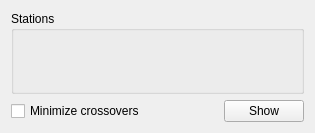
<?xml version="1.0" encoding="UTF-8"?>
<ui version="4.0">
 <class>RoutesWidget</class>
 <widget class="QWidget" name="RoutesWidget">
  <property name="geometry">
   <rect>
    <x>0</x>
    <y>0</y>
    <width>315</width>
    <height>133</height>
   </rect>
  </property>
  <layout class="QVBoxLayout" name="verticalLayout_2">
   <item>
    <widget class="QGroupBox" name="stationsGroupBox">
     <property name="sizePolicy">
      <sizepolicy hsizetype="Preferred" vsizetype="Expanding">
       <horstretch>0</horstretch>
       <verstretch>0</verstretch>
      </sizepolicy>
     </property>
     <property name="title">
      <string>Stations</string>
     </property>
     <layout class="QVBoxLayout" name="verticalLayout">
      <item>
       <spacer name="verticalSpacer">
        <property name="orientation">
         <enum>Qt::Vertical</enum>
        </property>
        <property name="sizeHint" stdset="0">
         <size>
          <width>20</width>
          <height>40</height>
         </size>
        </property>
       </spacer>
      </item>
     </layout>
    </widget>
   </item>
   <item>
    <layout class="QHBoxLayout" name="horizontalLayout">
     <item>
      <widget class="QCheckBox" name="crossoversCheckBox">
       <property name="text">
        <string>Minimize crossovers</string>
       </property>
      </widget>
     </item>
     <item>
      <spacer name="horizontalSpacer">
       <property name="orientation">
        <enum>Qt::Horizontal</enum>
       </property>
       <property name="sizeHint" stdset="0">
        <size>
         <width>40</width>
         <height>20</height>
        </size>
       </property>
      </spacer>
     </item>
     <item>
      <widget class="QPushButton" name="calcButton">
       <property name="text">
        <string>Show</string>
       </property>
      </widget>
     </item>
    </layout>
   </item>
  </layout>
 </widget>
 <resources/>
 <connections/>
</ui>
